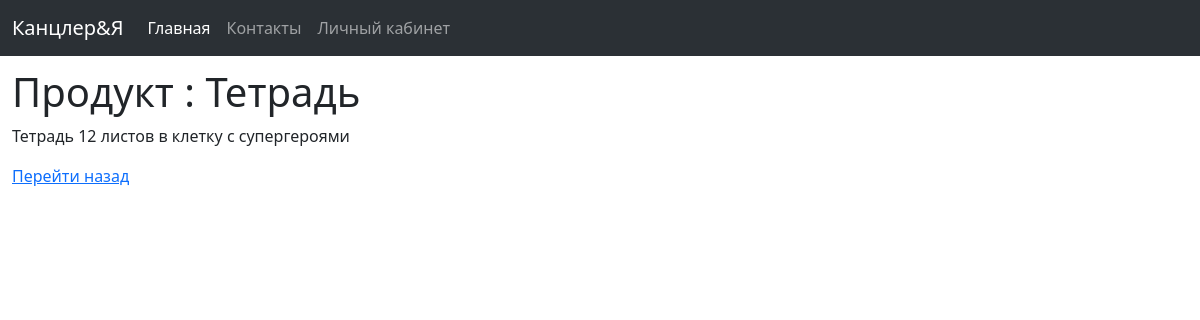
/detail_product/8, run on the app's committed database.
### products/models.py (models this page shows, shortened)
class Product(models.Model):
    title = models.TextField(max_length=120, verbose_name="Название") #наименование продукта
    description = models.TextField(blank=True, null=True, verbose_name="Описание") #описание продукта
    weight = models.TextField(blank=True, verbose_name="Вес", null=True)
    company = models.ForeignKey(Company, on_delete=models.CASCADE, blank=True, null=True)
    class Meta:
        verbose_name = "Продукт",
        verbose_name_plural = "Продукты"

### products/views.py (the view)
# urls.py: path('detail_product/<int:id>', product_detail_1_view),
def product_detail_1_view(request, id):
    obj_1 = Product.objects.get(id=id)
    context = {
        "my_obj_1" : obj_1,
    }
    return render(request, "product/detail_product.html", context)

### templates/product/detail_product.html
{%extends 'base.html' %}
{% block content %}
<h1>Продукт : {{my_obj_1.title}}</h1>
<p>{{my_obj_1.description}}</p>
<p><a href="/detail/">Перейти назад</a></p>
{% endblock content%}

### data on the page
Product: title "Тетрадь", description "Тетрадь 12 листов в клетку с супергероями"
